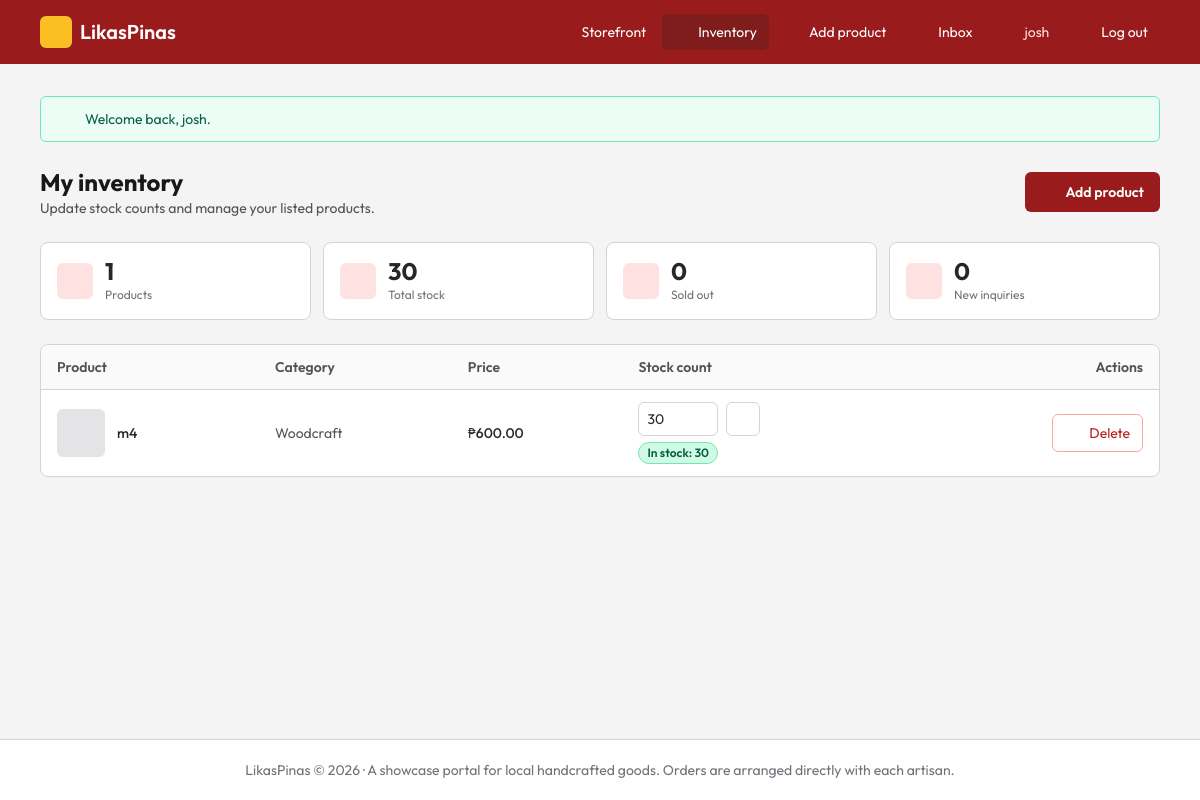
/dashboard.php (signed in), run on the app's committed database.
### tables this page shows
CREATE TABLE `products` (
  `id` int(11) NOT NULL,
  `user_id` int(11) NOT NULL,
  `name` varchar(120) NOT NULL,
  `category` varchar(50) NOT NULL,
  `description` text DEFAULT NULL,
  `price` decimal(10,2) NOT NULL,
  `stock` int(11) NOT NULL DEFAULT 0,
  `image` varchar(255) DEFAULT NULL,
  `created_at` timestamp NOT NULL DEFAULT current_timestamp()
);

### dashboard.php (the view, shortened to what this page needs)
<?php
require 'config.php';
$uid = current_user_id();
$st = $pdo->prepare('SELECT * FROM products WHERE user_id = ? ORDER BY created_at DESC, id DESC');
$st->execute([$uid]);
$products = $st->fetchAll();
$totalStock = 0; $soldOut = 0;
foreach ($products as $p) { $totalStock += (int)$p['stock']; if ((int)$p['stock'] === 0) $soldOut++; }
include 'includes/header.php';
?>
<div class="flex flex-col sm:flex-row sm:items-center sm:justify-between gap-3 mb-6">
  <div>
    <h1 class="text-2xl font-bold text-zinc-900">My inventory</h1>
    <p class="text-sm text-zinc-600">Update stock counts and manage your listed products.</p>
  </div>
  <a href="product_add.php" class="bg-red-800 hover:bg-red-900 text-white font-semibold rounded-md px-4 py-2.5 text-sm flex items-center justify-center gap-2"><?= icon('plus', 'w-4 h-4') ?>Add product</a>
</div>
<div class="grid grid-cols-2 lg:grid-cols-4 gap-3 mb-6">
  <?php foreach ([['Products', count($products), 'package'], ['Total stock', $totalStock, 'grid'], ['Sold out', $soldOut, 'x'], ['New inquiries', $unread, 'inbox']] as [$l, $v, $ic]): ?>
    <div class="bg-white border border-zinc-300 rounded-lg p-4 flex items-center gap-3">
      <span class="bg-red-100 text-red-800 rounded-md p-2 shrink-0"><?= icon($ic, 'w-5 h-5') ?></span>
      <div><p class="text-2xl font-bold leading-none"><?= (int)$v ?></p><p class="text-xs text-zinc-500 mt-1"><?= e($l) ?></p></div>
    </div>
  <?php endforeach; ?>
</div>
<?php if (!$products): ?>
  <div class="bg-white border border-dashed border-zinc-300 rounded-lg p-10 text-center">
    <div class="mx-auto w-12 h-12 rounded-full bg-zinc-100 flex items-center justify-center text-zinc-500"><?= icon('package', 'w-6 h-6') ?></div>
    <h2 class="font-semibold text-lg mt-3">Your inventory is empty</h2>
    <p class="text-zinc-600 text-sm mt-1">Add your first product so buyers can find it on the storefront.</p>
    <a href="product_add.php" class="inline-flex items-center gap-2 mt-4 bg-red-800 text-white rounded-md px-4 py-2 text-sm font-semibold hover:bg-red-900"><?= icon('plus', 'w-4 h-4') ?>Add product</a>
  </div>
<?php else: ?>
  <div class="bg-white border border-zinc-300 rounded-lg overflow-x-auto">
    <table class="w-full text-sm min-w-[44rem]">
      <thead class="bg-zinc-50 border-b border-zinc-300 text-left text-zinc-600">
        <tr>
          <th class="px-4 py-3 font-semibold">Product</th>
          <th class="px-4 py-3 font-semibold">Category</th>
          <th class="px-4 py-3 font-semibold">Price</th>
          <th class="px-4 py-3 font-semibold">Stock count</th>
          <th class="px-4 py-3 font-semibold text-right">Actions</th>
        </tr>
      </thead>
      <tbody class="divide-y divide-zinc-200">
        <?php foreach ($products as $p): [$label, $cls] = stock_badge($p['stock']); ?>
          <tr>
            <td class="px-4 py-3">
              <a href="product.php?id=<?= (int)$p['id'] ?>" class="flex items-center gap-3 hover:underline">
                <?php if ($p['image']): ?>
                  <img src="uploads/<?= e($p['image']) ?>" alt="" class="w-12 h-12 rounded-md object-cover shrink-0">
                <?php else: ?>
                  <span class="w-12 h-12 rounded-md bg-zinc-200 text-zinc-400 flex items-center justify-center shrink-0"><?= icon('image', 'w-5 h-5') ?></span>
                <?php endif; ?>
                <span class="font-medium"><?= e($p['name']) ?></span>
              </a>
            </td>
            <td class="px-4 py-3 text-zinc-600"><?= e($p['category']) ?></td>
            <td class="px-4 py-3 font-medium whitespace-nowrap"><?= money($p['price']) ?></td>
            <td class="px-4 py-3">
              <form method="post" class="flex items-center gap-2">
                <input type="number" name="stock" min="0" max="99999" step="1" value="<?= (int)$p['stock'] ?>" required aria-label="Stock count for <?= e($p['name']) ?>" class="w-20 rounded-md border border-zinc-300 px-2 py-1.5 focus:outline-none focus:ring-2 focus:ring-red-700">
                <button class="border border-zinc-300 hover:bg-zinc-50 rounded-md p-2" title="Save stock" aria-label="Save stock"><?= icon('save', 'w-4 h-4') ?></button>
              </form>
              <span class="inline-block mt-1.5 text-xs font-semibold border rounded-full px-2 py-0.5 <?= $cls ?>"><?= e($label) ?></span>
            </td>
            <td class="px-4 py-3">
              <form method="post" class="flex justify-end" onsubmit="return confirm('Delete this product permanently?');">
                <button class="border border-red-300 text-red-700 hover:bg-red-50 rounded-md px-3 py-2 flex items-center gap-2"><?= icon('trash', 'w-4 h-4') ?>Delete</button>
              </form>
            </td>
          </tr>
        <?php endforeach; ?>
      </tbody>
    </table>
  </div>
<?php endif; ?>
<?php include 'includes/footer.php'; ?>

### config.php (shortened to what this page needs)
<?php
function e($v) { return htmlspecialchars((string)$v, ENT_QUOTES, 'UTF-8'); }
function money($n) { return '&#8369;' . number_format((float)$n, 2); }
function stock_badge($stock) {
    $stock = (int)$stock;
    return ['In stock: ' . $stock, 'bg-emerald-100 text-emerald-800 border-emerald-300'];
}
function icon($name, $class = 'w-5 h-5') {
    return '<svg xmlns="http://www.w3.org/2000/svg" class="' . e($class) . '" viewBox="0 0 24 24" fill="none" stroke="currentColor" stroke-width="2" stroke-linecap="round" stroke-linejoin="round" aria-hidden="true">' . ($p[$name] ?? $p['package']) . '</svg>';
}

### data on the page
products: name "m4", category "Woodcraft", price "₱600.00", stock "30", label "In stock: 30"

### other printed values
$label "Storefront"
$label "Inventory"
$label "Add product"
$label "Inbox"
$uname "josh"
$flash['msg'] "Welcome back, josh."
$v "1"
$l "Products"
$v "30"
$l "Total stock"
$v "0"
$l "Sold out"
$l "New inquiries"
